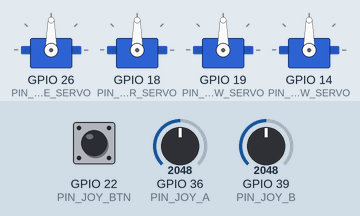
Bench run of a sketch on a simulated ESP32. Shown: 4 × servo. The test bench sets the inputs (shaded band); at power-on: GPIO 39 (PIN_JOY_B) = 2048, GPIO 36 (PIN_JOY_A) = 2048, GPIO 22 (PIN_JOY_BTN) HIGH. What the sketch prints to the serial monitor is not drawn.

Above: at 1.9 s.
2.0 s: GPIO 39 (PIN_JOY_B) set to 2493
At 4.09 s:
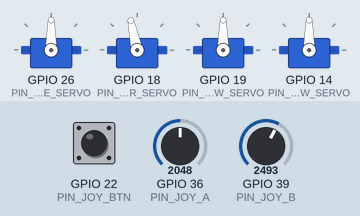
5.0 s: GPIO 39 (PIN_JOY_B) set to 2562
8.0 s: GPIO 36 (PIN_JOY_A) set to 2866
At 9.09 s:
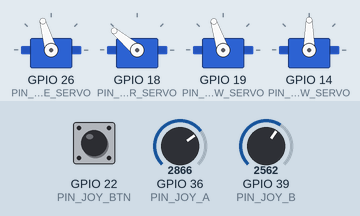
11.0 s: GPIO 36 (PIN_JOY_A) set to 1228
14.0 s: GPIO 22 (PIN_JOY_BTN) pulled LOW for 0.15 s
At 15.04 s:
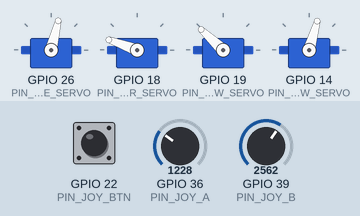
17.0 s: GPIO 22 (PIN_JOY_BTN) pulled LOW for 1 s
At 20.5 s:
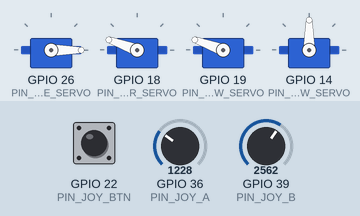
Timing chart, 0 to 21.0 s (numbered marks = the images above; inputs shaded):
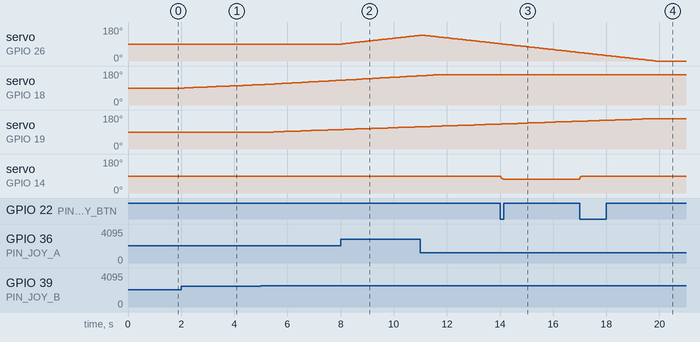

The sketch:

Nova_Arm.ino
```cpp
/*
 * ============================================================
 *  NOVA — Robot Arm Motion Controller v2.0
 *  ESP32 + 4 Servos + Analog Joystick
 *
 *  Architecture:
 *    Acceleration-limited velocity control
 *    + light EMA smoothing for servo micro-jitter removal
 *
 *  Pipeline (every 20ms):
 *    1. Read joystick (8-sample average, normalize, deadzone)
 *    2. Process button (claw toggle, debounced)
 *    3. Update base velocity & target (FB axis)
 *    4. Update arm LR — unified shoulder + elbow (LR axis)
 *       - Shoulder velocity & target
 *       - Measure actual shoulder travel
 *       - Enable elbow after ~20° actual rotation
 *       - Elbow velocity & target
 *    5. Smooth & write servos (light EMA + safeWrite)
 *    6. Debug output
 *
 *  Both joystick axes are completely independent.
 *  No dominant axis lock. No axis zeroing.
 *  Joystick release holds position — nothing returns to 90°.
 * ============================================================
 */

#include <ESP32Servo.h>

/* ---- Debug ------------------------------------------------ */
#define DEBUG_MODE 1

/* ---- GPIO Pins (VERIFIED — do not change) ----------------- */
#define PIN_BASE_SERVO     26
#define PIN_SHOULDER_SERVO 18
#define PIN_ELBOW_SERVO    19
#define PIN_CLAW_SERVO     14

#define PIN_JOY_A          36   /* X axis (VP) */
#define PIN_JOY_B          39   /* Y axis (VN) */
#define PIN_JOY_BTN        22

/* ---- Servo Ranges ----------------------------------------- */
#define BASE_MIN           0
#define BASE_MAX           180
#define BASE_CENTER        90

#define SHOULDER_MIN       20
#define SHOULDER_MAX       160
#define SHOULDER_CENTER    90

#define ELBOW_MIN          20
#define ELBOW_MAX          160
#define ELBOW_CENTER       90

#define CLAW_OPEN_ANGLE    90
#define CLAW_CLOSE_ANGLE   74

/* ---- Timing ----------------------------------------------- */
#define LOOP_MS            20       /* 50 Hz control loop      */
#define DT                 0.02f    /* Loop period in seconds   */
#define DEBUG_INTERVAL_MS  150      /* ms between debug prints  */
#define DEBOUNCE_MS        300      /* Button debounce window   */

/* ---- Joystick --------------------------------------------- */
#define DEADZONE           0.12f    /* Normalized deadzone      */
#define JOY_SAMPLES        8       /* ADC oversampling count    */

/* ---- Motion: Velocity Limits (degrees / second) ----------- */
/*  ~17% increase for snappier response (was 42/45/28)         */
#define BASE_MAX_VEL       49.0f
#define SHOULDER_MAX_VEL   53.0f
#define ELBOW_MAX_VEL      33.0f   /* Slower than shoulder     */

/* ---- Motion: Acceleration Limits (degrees / second²) ------ */
/*  Controls how quickly velocity ramps up/down.               */
/*  250 deg/s² → 0 to max in ~180ms (smooth ramp, no jerk)    */
#define BASE_ACCEL         250.0f
#define SHOULDER_ACCEL     250.0f
#define ELBOW_ACCEL        200.0f

/* ---- Motion: EMA Smoothing -------------------------------- */
/*  Light filter for servo micro-jitter removal.               */
/*  The acceleration limiter handles macro smoothness.          */
/*  α = 0.45 gives ~90ms convergence — slightly faster tracking. */
#define SMOOTH_ALPHA       0.45f

/* ---- Elbow Staging ---------------------------------------- */
/*  Elbow waits until shoulder has physically rotated ~20°      */
#define ELBOW_DELAY_DEG    20.0f

/* ============================================================
 *  GLOBALS
 * ============================================================ */

/* Servo objects */
Servo sBase, sShoulder, sElbow, sClaw;

/* Joystick ADC center calibration */
int centerA = 2048;
int centerB = 2048;

/* Joystick normalized inputs [-1.0 .. +1.0] after deadzone */
float joyFB = 0.0f;    /* Forward / Backward axis */
float joyLR = 0.0f;    /* Left / Right axis       */

/* Velocities (degrees per second) */
float velBase     = 0.0f;
float velShoulder = 0.0f;
float velElbow    = 0.0f;

/* Targets — commanded positions, integrated from velocity */
float tgtBase     = (float)BASE_CENTER;
float tgtShoulder = (float)SHOULDER_CENTER;
float tgtElbow    = (float)ELBOW_CENTER;

/* Current — smoothed output positions (what the servos receive) */
float curBase     = (float)BASE_CENTER;
float curShoulder = (float)SHOULDER_CENTER;
float curElbow    = (float)ELBOW_CENTER;
float curClaw     = (float)CLAW_OPEN_ANGLE;

/* Elbow staging state */
float shoulderAnchor = (float)SHOULDER_CENTER;
bool  elbowEnabled   = false;
int   prevActiveDir  = 0;   /* Last nonzero LR direction (persists through release) */

/* Claw state */
bool clawClosed = false;

/* Button debouncing */
bool          lastBtnState = HIGH;
unsigned long lastBtnTime  = 0;

/* Servo write cache — avoid redundant servo.write() calls */
int lastWrBase     = -1;
int lastWrShoulder = -1;
int lastWrElbow    = -1;
int lastWrClaw     = -1;

/* Loop timing */
unsigned long lastLoopTime  = 0;
unsigned long lastDebugTime = 0;

/* ============================================================
 *  HELPER FUNCTIONS
 * ============================================================ */

/*
 * Apply deadzone with linear remapping.
 * Inside deadzone → 0.
 * Outside → smoothly scaled from 0 to ±1.
 */
float applyDeadzone(float raw) {
  float mag = fabs(raw);
  if (mag < DEADZONE) return 0.0f;
  float remapped = (mag - DEADZONE) / (1.0f - DEADZONE);
  return (raw > 0.0f) ? remapped : -remapped;
}

/*
 * Clamp float to [lo, hi].
 */
float clampf(float v, float lo, float hi) {
  if (v < lo) return lo;
  if (v > hi) return hi;
  return v;
}

/*
 * Ramp current velocity toward desired velocity at a bounded rate.
 *
 * This is the core of the acceleration limiter:
 *   - If the difference is small enough, snap to desired (prevents creep)
 *   - Otherwise, move toward desired by at most (accel * dt) per call
 *   - Works correctly in both directions and across zero crossings
 *
 * Produces trapezoidal velocity profiles:
 *   smooth start → constant cruise → smooth stop
 */
float rampVelocity(float currentVel, float desiredVel, float accel, float dt) {
  float diff = desiredVel - currentVel;
  float maxChange = accel * dt;
  if (fabs(diff) <= maxChange) {
    return desiredVel;
  }
  return currentVel + ((diff > 0.0f) ? maxChange : -maxChange);
}

/*
 * Write a degree value to a servo, but only if the integer
 * angle has actually changed. Avoids redundant I²C / PWM writes
 * that can cause micro-glitches on some servo controllers.
 */
void safeWrite(Servo &s, float deg, int &lastWr) {
  int d = (int)(deg + 0.5f);
  if (d != lastWr) {
    s.write(d);
    lastWr = d;
  }
}

/* ============================================================
 *  PIPELINE STAGE 1: Read Joystick
 *
 *  - 8-sample oversampling for noise rejection
 *  - Normalize to [-1, +1] relative to calibrated center
 *  - Apply deadzone with linear remapping
 *
 *  joyFB and joyLR are completely independent outputs.
 * ============================================================ */
void readJoystick() {
  long sumA = 0, sumB = 0;
  for (int i = 0; i < JOY_SAMPLES; i++) {
    sumA += analogRead(PIN_JOY_A);
    sumB += analogRead(PIN_JOY_B);
  }

  float rawA = ((float)(sumA / JOY_SAMPLES) - (float)centerA) / 2048.0f;
  float rawB = ((float)(sumB / JOY_SAMPLES) - (float)centerB) / 2048.0f;

  joyFB = applyDeadzone(clampf(rawA, -1.0f, 1.0f));
  joyLR = applyDeadzone(clampf(rawB, -1.0f, 1.0f));
}

/* ============================================================
 *  PIPELINE STAGE 2: Process Button (Claw Toggle)
 *
 *  Debounced toggle on falling edge (press).
 *  Completely independent of joystick state.
 * ============================================================ */
void processButton() {
  bool btnState = digitalRead(PIN_JOY_BTN);
  unsigned long now = millis();

  if (btnState == LOW && lastBtnState == HIGH && (now - lastBtnTime > DEBOUNCE_MS)) {
    clawClosed = !clawClosed;
    lastBtnTime = now;
  }
  lastBtnState = btnState;
}

/* ============================================================
 *  PIPELINE STAGE 3: Update Base (Forward / Backward)
 *
 *  The base is entirely independent.
 *  FB joystick axis → base velocity → base target.
 *
 *  - Joystick sets desired velocity (proportional to deflection)
 *  - Acceleration limiter ramps actual velocity smoothly
 *  - Target integrates velocity
 *  - On joystick release, desired velocity = 0, velocity decelerates
 *  - Target freezes at final position
 * ============================================================ */
void updateBase() {
  float desiredVel = joyFB * BASE_MAX_VEL;

  velBase = rampVelocity(velBase, desiredVel, BASE_ACCEL, DT);

  tgtBase += velBase * DT;
  tgtBase = clampf(tgtBase, (float)BASE_MIN, (float)BASE_MAX);
}

/* ============================================================
 *  PIPELINE STAGE 4: Update Arm LR (Shoulder + Elbow Unified)
 *
 *  This is the core arm controller. Shoulder and elbow are
 *  treated as ONE mechanical system with staged engagement:
 *
 *    1. LR joystick → shoulder starts moving immediately
 *    2. Measure actual shoulder rotation (curShoulder - anchor)
 *    3. After ~20° actual rotation → enable elbow
 *    4. Elbow then follows at its own (slower) speed
 *
 *  Direction reversal:
 *    - Detected when LR sign changes between two nonzero values
 *    - Resets anchor to current actual shoulder position
 *    - Disables elbow (must re-earn 20° travel)
 *
 *  Joystick release:
 *    - Velocities decelerate to 0 naturally
 *    - elbowEnabled state is PRESERVED (not reset)
 *    - Resuming in the same direction keeps elbow active
 *    - Resuming in the opposite direction triggers reversal logic
 * ============================================================ */
void updateArmLR() {
  /* ---- Direction tracking ---- */
  int currentDir = 0;
  if (joyLR > 0.0f) currentDir =  1;
  if (joyLR < 0.0f) currentDir = -1;

  /*
   * Detect direction REVERSAL:
   * Only between two nonzero directions.
   * Joystick passing through the deadzone does NOT count
   * as a reversal — prevActiveDir persists through releases.
   */
  if (currentDir != 0) {
    if (prevActiveDir != 0 && currentDir != prevActiveDir) {
      /* True direction reversal — reset elbow staging */
      shoulderAnchor = curShoulder;   /* Anchor at ACTUAL position */
      elbowEnabled   = false;
    }
    prevActiveDir = currentDir;
  }
  /* On release (currentDir == 0): prevActiveDir unchanged, elbowEnabled unchanged */

  /* ---- Shoulder velocity & target ---- */
  float shoulderDesiredVel = joyLR * SHOULDER_MAX_VEL;
  velShoulder = rampVelocity(velShoulder, shoulderDesiredVel, SHOULDER_ACCEL, DT);

  tgtShoulder += velShoulder * DT;
  tgtShoulder = clampf(tgtShoulder, (float)SHOULDER_MIN, (float)SHOULDER_MAX);

  /* ---- Elbow staging check ---- */
  /*
   * Use curShoulder (the smoothed/actual position) to measure travel,
   * NOT tgtShoulder. This ensures the elbow only engages after the
   * shoulder has PHYSICALLY rotated ~20°.
   *
   * Only check while the joystick is active (currentDir != 0).
   * If the joystick is released, travel measurement pauses —
   * it resumes when the user pushes again in the same direction.
   */
  if (!elbowEnabled && currentDir != 0) {
    float travel = fabs(curShoulder - shoulderAnchor);
    if (travel >= ELBOW_DELAY_DEG) {
      elbowEnabled = true;
    }
  }

  /* ---- Elbow velocity & target ---- */
  float elbowDesiredVel = 0.0f;
  if (elbowEnabled) {
    /* Elbow follows the same joystick axis but at its own speed */
    elbowDesiredVel = joyLR * ELBOW_MAX_VEL;
  }
  /* When not enabled: desired = 0 → velocity decelerates smoothly to stop */

  velElbow = rampVelocity(velElbow, elbowDesiredVel, ELBOW_ACCEL, DT);

  tgtElbow += velElbow * DT;
  tgtElbow = clampf(tgtElbow, (float)ELBOW_MIN, (float)ELBOW_MAX);
}

/* ============================================================
 *  PIPELINE STAGE 5: Smooth & Write Servos
 *
 *  Apply light EMA smoothing to remove servo micro-jitter on
 *  the heavy arm, then write to hardware.
 *
 *  The acceleration limiter in stages 3-4 handles macro smoothness
 *  (no jerk on start/stop/reversal). This EMA handles the last-mile
 *  micro-stepping artifacts that can cause audible servo chatter
 *  on high-torque servos.
 *
 *  α = 0.40 → time constant ~50ms → 95% convergence in ~150ms
 *  This is fast enough to feel responsive, slow enough to
 *  eliminate single-degree step noise.
 * ============================================================ */
void writeServos() {
  float tgtClaw = clawClosed ? (float)CLAW_CLOSE_ANGLE : (float)CLAW_OPEN_ANGLE;

  /* Light EMA smoothing */
  curBase     += SMOOTH_ALPHA * (tgtBase     - curBase);
  curShoulder += SMOOTH_ALPHA * (tgtShoulder - curShoulder);
  curElbow    += SMOOTH_ALPHA * (tgtElbow    - curElbow);
  curClaw     += SMOOTH_ALPHA * (tgtClaw     - curClaw);

  /* Write to servos (only if integer angle changed) */
  safeWrite(sBase,     curBase,     lastWrBase);
  safeWrite(sShoulder, curShoulder, lastWrShoulder);
  safeWrite(sElbow,    curElbow,    lastWrElbow);
  safeWrite(sClaw,     curClaw,     lastWrClaw);
}

/* ============================================================
 *  PIPELINE STAGE 6: Debug Output
 *
 *  Prints all relevant state for tuning and diagnostics.
 *  Rate-limited to avoid flooding the serial monitor.
 * ============================================================ */
void printDebug() {
  unsigned long now = millis();
  if (now - lastDebugTime < DEBUG_INTERVAL_MS) return;
  lastDebugTime = now;

  Serial.print("Joy FB:");    Serial.print(joyFB, 2);
  Serial.print("  LR:");      Serial.print(joyLR, 2);

  Serial.print("  | Vel B:");  Serial.print(velBase, 1);
  Serial.print(" S:");         Serial.print(velShoulder, 1);
  Serial.print(" E:");         Serial.print(velElbow, 1);

  Serial.print("  | Tgt B:");  Serial.print(tgtBase, 1);
  Serial.print(" S:");         Serial.print(tgtShoulder, 1);
  Serial.print(" E:");         Serial.print(tgtElbow, 1);

  Serial.print("  | Cur B:");  Serial.print(curBase, 1);
  Serial.print(" S:");         Serial.print(curShoulder, 1);
  Serial.print(" E:");         Serial.print(curElbow, 1);

  Serial.print("  | ShldTravel:");  Serial.print(fabs(curShoulder - shoulderAnchor), 1);
  Serial.print("  Anchor:");        Serial.print(shoulderAnchor, 1);
  Serial.print("  ElbEn:");         Serial.print(elbowEnabled ? "Y" : "N");
  Serial.print("  Dir:");           Serial.println(prevActiveDir);
}

/* ============================================================
 *  SETUP
 * ============================================================ */
void setup() {
  Serial.begin(115200);
  Serial.println();
  Serial.println("===================================");
  Serial.println(" NOVA Arm — Motion Controller v2.0");
  Serial.println("===================================");

  /* Joystick pins */
  pinMode(PIN_JOY_A,   INPUT);
  pinMode(PIN_JOY_B,   INPUT);
  pinMode(PIN_JOY_BTN, INPUT_PULLUP);

  /* Joystick center calibration — 64 samples, ~192ms settle time */
  Serial.print("Calibrating joystick center... ");
  long sumA = 0, sumB = 0;
  for (int i = 0; i < 64; i++) {
    sumA += analogRead(PIN_JOY_A);
    sumB += analogRead(PIN_JOY_B);
    delay(3);
  }
  centerA = (int)(sumA / 64);
  centerB = (int)(sumB / 64);
  Serial.print("A=");  Serial.print(centerA);
  Serial.print("  B="); Serial.println(centerB);

  /* Attach servos with 500–2500µs pulse range */
  sBase.attach(PIN_BASE_SERVO,         500, 2500);
  sShoulder.attach(PIN_SHOULDER_SERVO, 500, 2500);
  sElbow.attach(PIN_ELBOW_SERVO,       500, 2500);
  sClaw.attach(PIN_CLAW_SERVO,         500, 2500);

  /* Move to center positions */
  sBase.write(BASE_CENTER);
  sShoulder.write(SHOULDER_CENTER);
  sElbow.write(ELBOW_CENTER);
  sClaw.write(CLAW_OPEN_ANGLE);

  lastWrBase     = BASE_CENTER;
  lastWrShoulder = SHOULDER_CENTER;
  lastWrElbow    = ELBOW_CENTER;
  lastWrClaw     = CLAW_OPEN_ANGLE;

  /* Allow servos to physically reach center before starting the loop */
  delay(500);

  Serial.println("Ready.");
  Serial.println();

  lastLoopTime  = millis();
  lastDebugTime = millis();
}

/* ============================================================
 *  MAIN LOOP — 50 Hz
 * ============================================================ */
void loop() {
  unsigned long now = millis();
  if (now - lastLoopTime < LOOP_MS) return;
  lastLoopTime = now;

  /* Pipeline — each stage is independent and ordered */
  readJoystick();       /* Stage 1: Inputs           */
  processButton();      /* Stage 2: Claw toggle      */
  updateBase();         /* Stage 3: FB → Base        */
  updateArmLR();        /* Stage 4: LR → Shoulder+Elbow */
  writeServos();        /* Stage 5: Smooth & output  */

#if DEBUG_MODE
  printDebug();         /* Stage 6: Diagnostics      */
#endif
}
```

Measured:
- after the input at 2.0 s, servo on GPIO 18 (PIN_SHOULDER_SERVO): moves from 90° to 107° over 2.7 s, starting after 0.12 s
- after the input at 8.0 s, servo on GPIO 26 (PIN_BASE_SERVO): moves from 90° to 136° over 2.9 s, starting after 0.06 s
- after the input at 14.0 s, servo on GPIO 14 (PIN_CLAW_SERVO): 90° → 74° at once
- after the input at 17.0 s, servo on GPIO 14 (PIN_CLAW_SERVO): 74° → 90° at once
